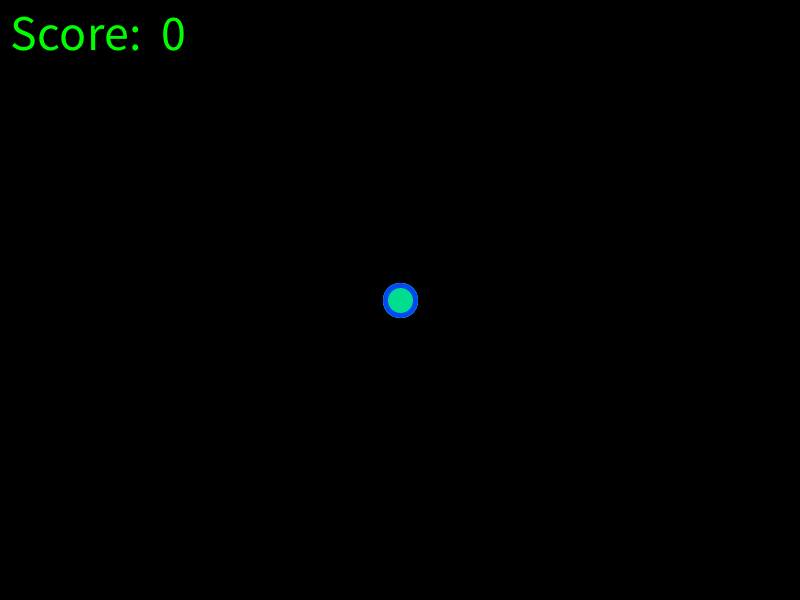
Frame 1 (no input)
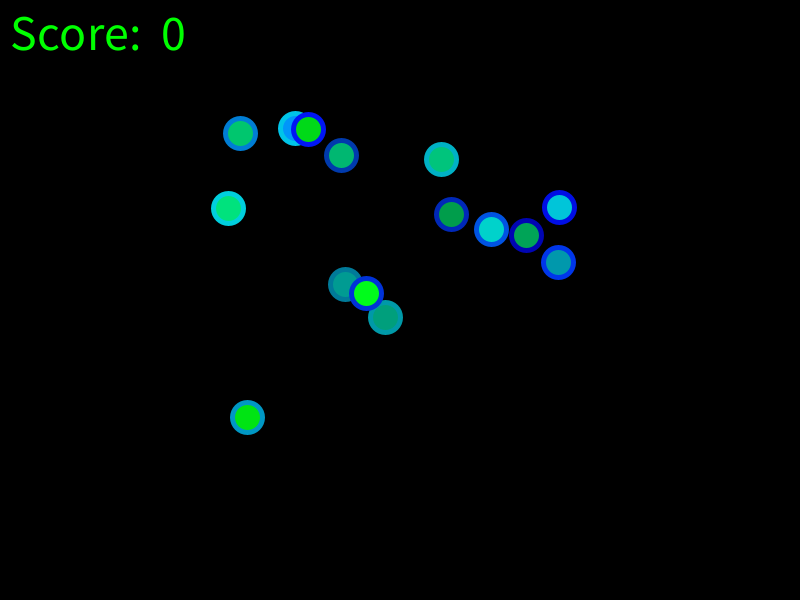
Frame 60 (the mouse pressed at the canvas centre just before this capture)
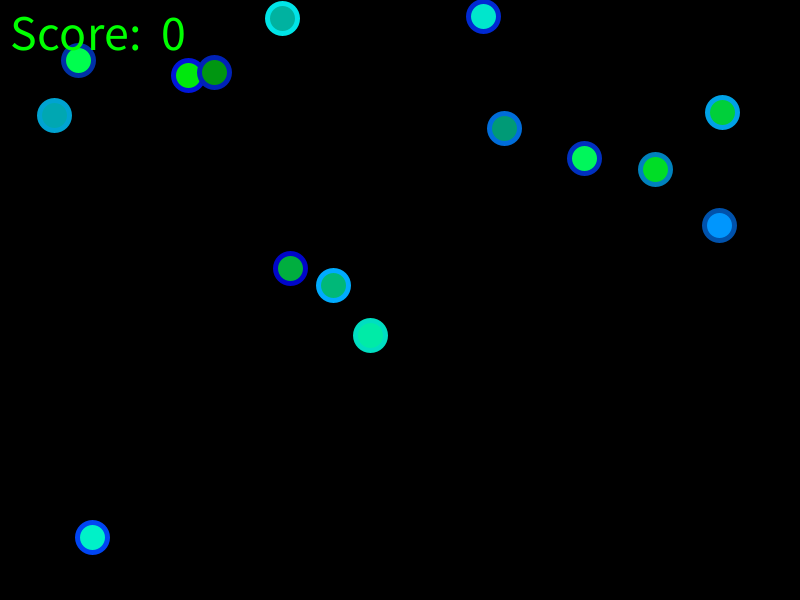
Frame 120 (the mouse held since frame 60 and released just before this capture)

The Processing sketch that drew these frames (run headless with seeded random() and noise(); from frame 60 on, the mouse is pressed at the canvas centre):

// Processing sketch: First_Game_1
// ── First_Game_1.pde
float [] x;
float [] y;
float [] xDelta;
float [] yDelta;
int nBalls = 15;
int nBallsRemaining = nBalls;
int points = 0;


void setup() {
  size(800, 600); 
  frameRate(60);

  x = new float[nBalls];
  y = new float[nBalls];
  xDelta = new float[nBalls];
  yDelta = new float[nBalls];

  for (int i = 0; i < nBalls; i = i + 1) {
    x[i] = width/2; 
    y[i] = height/2; 
    xDelta[i] = random(-3, 3); 
    yDelta[i] = random(-3, 3);
  }
}


void draw() {
  background(0);
  strokeWeight(5);

  for (int i = 0; i < nBalls; i = i + 1) {

    fill(random(0), random(150, 255), random(0, 255));
    stroke(random(0), random(0, 255), random(150, 255));
    ellipse(x[i], y[i], 30, 30);
    x[i] = x[i] + xDelta[i];
    y[i] = y[i] + yDelta[i];

    if (x[i] > width - 15 || x[i] < 15) {
      xDelta[i] = -xDelta[i];
    }
    if (y[i] > height - 15 || y[i] < 15) {
      yDelta[i] = -yDelta[i];
    }
  }

  textSize(50);
  fill(0, 255, 0);
  text("Score:  " + points, 10, 50);
  if (nBallsRemaining == 0) {
    fill(0, 255, 150);
    textSize(80);
    text("Game Over", 180, height/2);
  }
}


void mousePressed() {
  for (int i = 0; i < nBalls; i += 1) {
    float dist = sqrt((x[i] - mouseX) * (x[i] - mouseX) + (y[i] - mouseY) * (y[i] - mouseY));
    if (dist <= 15) {
      x[i] = -100;
      y[i] = -100;

      int speedBonus = abs(int(xDelta[i] + xDelta[i]));
      int timeBonus = int(20000.0/millis() * 3);
      points = points + speedBonus + timeBonus;
      nBallsRemaining--;
      break;
    }
  }
}
